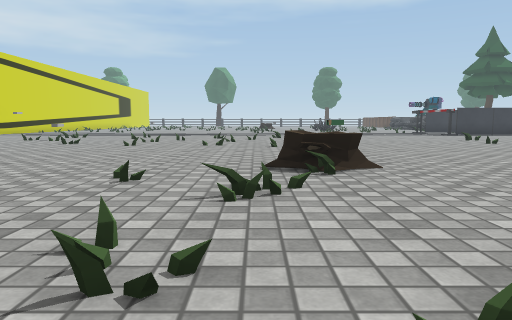
View 1 (above)

24 first-person views from a walk through a 3-D level made in the Unity game engine. The camera is 0.62 m above the floor, tilts 6° down and sees 70° across. The floor is counted in squares, 1 m on a side. Each view is taken from the middle of a square. On the plan, view 1 faces up. The plan holds only what a view shows up to about 10 squares ahead; the rest is blank. The place goes on beyond the plan. The player character is not drawn. Some surface patterns are stand-ins.

View 2
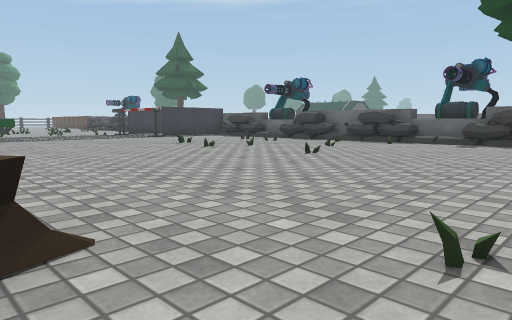

View 3
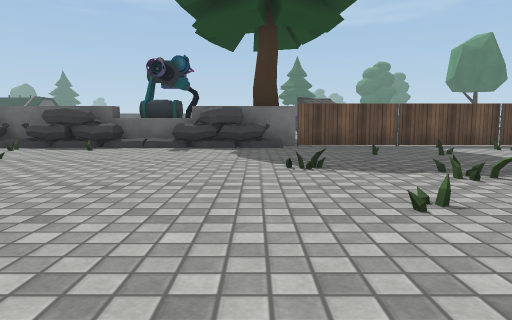

View 4
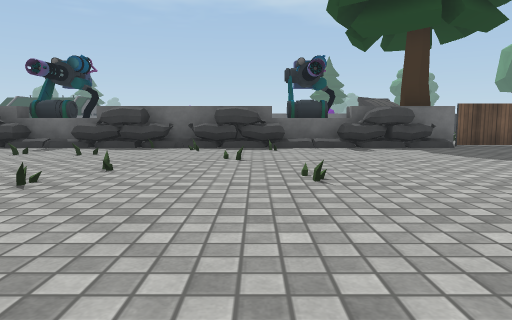

View 5
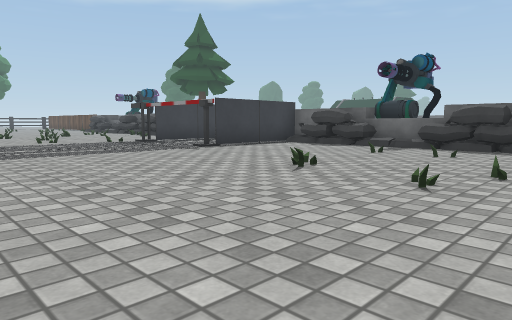

View 6
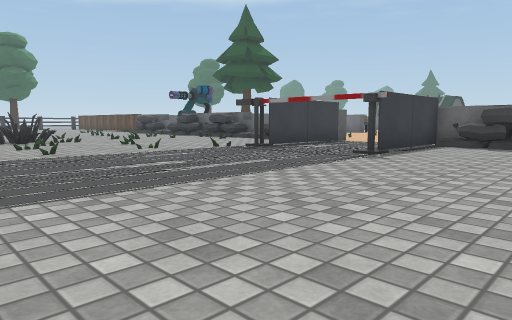

View 7
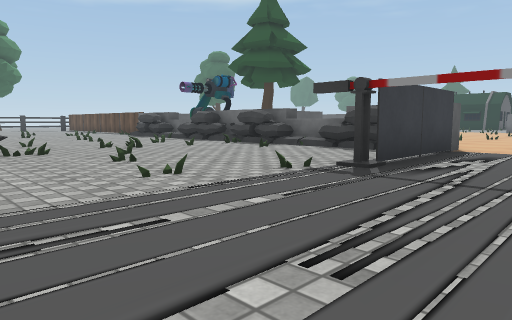

View 8
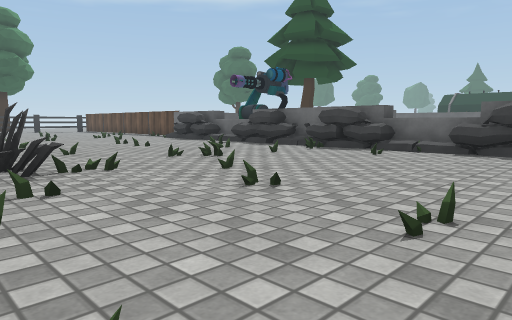

View 9
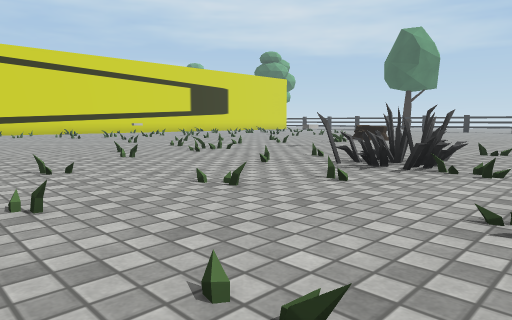

View 10
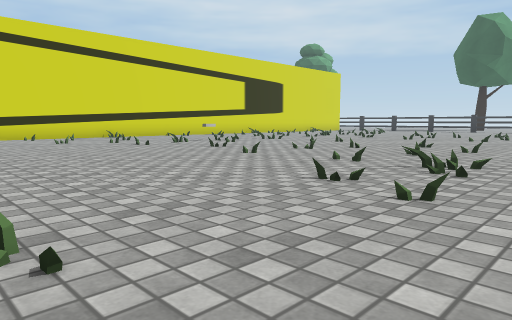

View 11
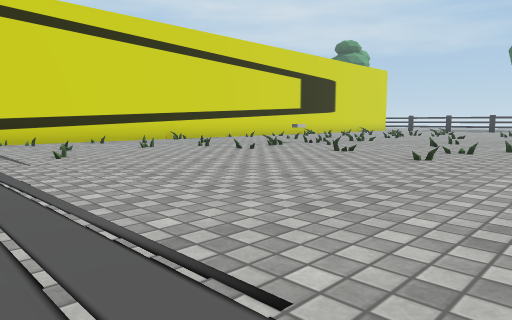

View 12
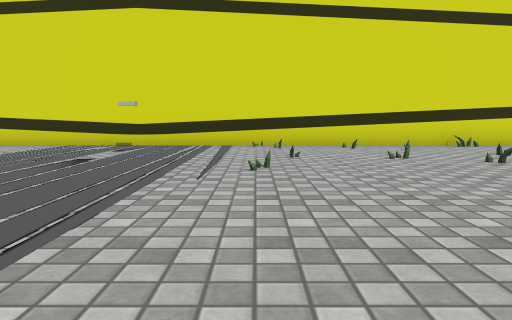

View 13
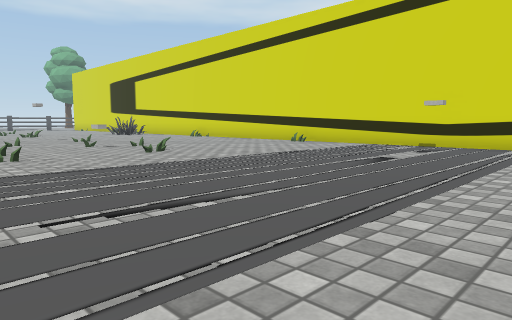

View 14
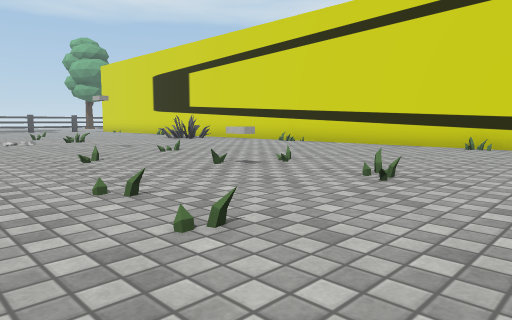

View 15
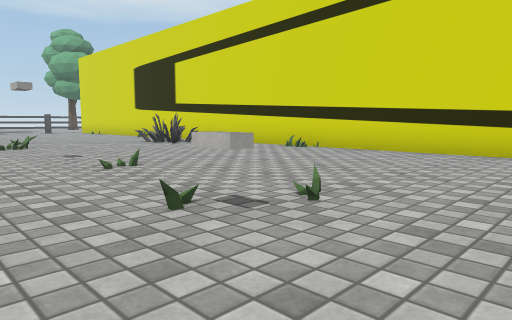

View 16
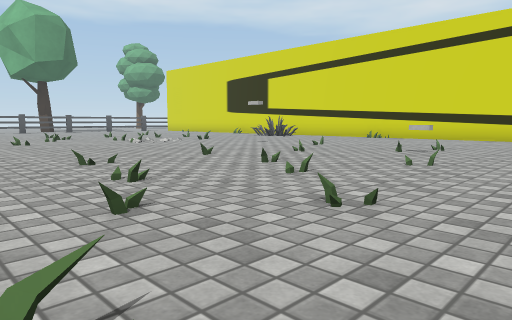

View 17
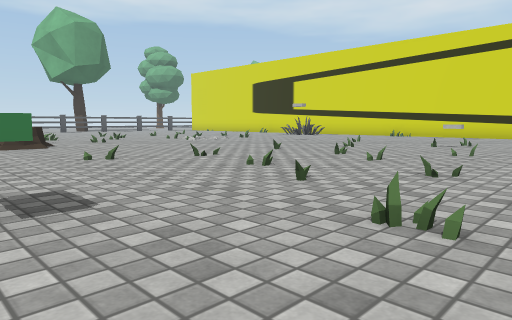

View 18
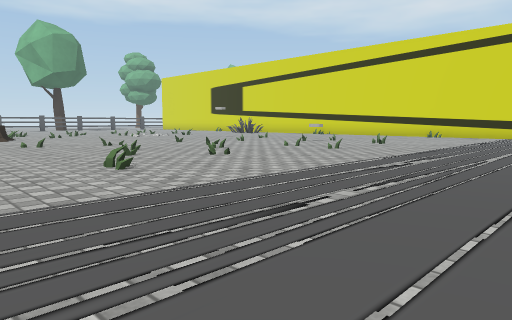

View 19
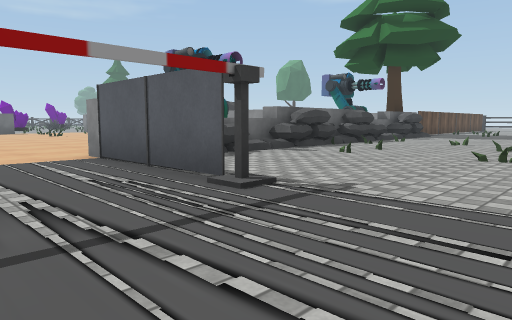

View 20
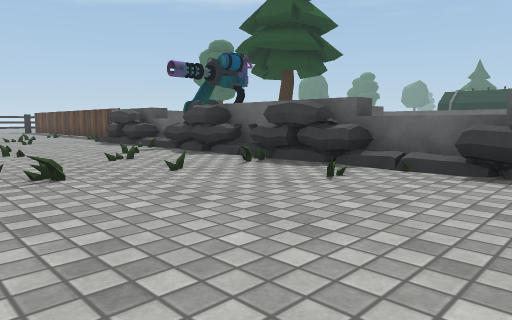

View 21
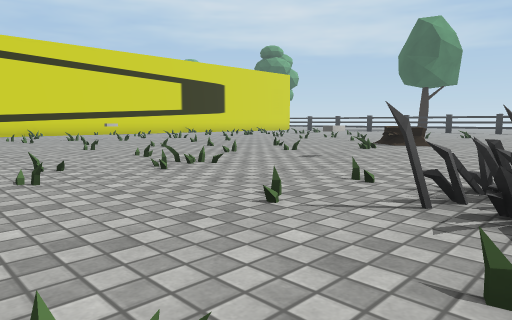

View 22
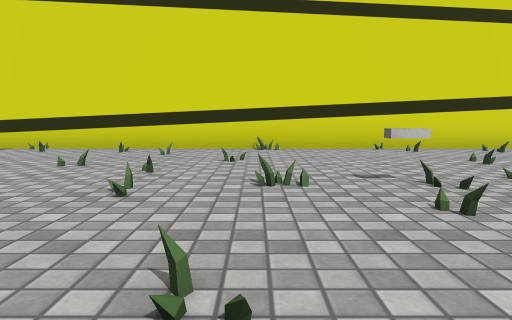

View 23
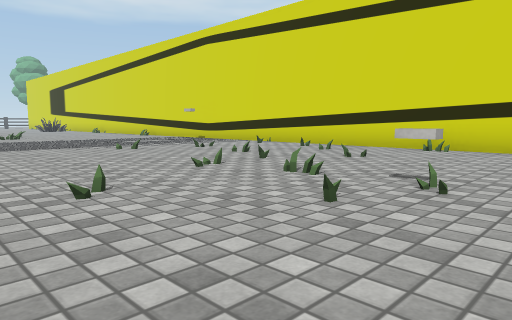

View 24
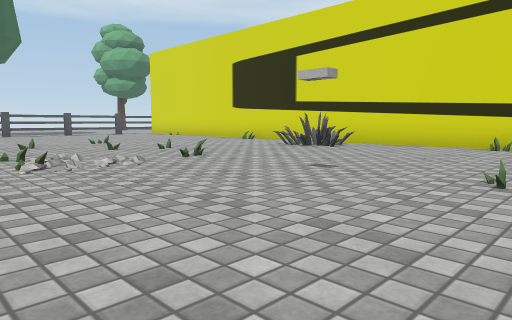

### Floor plan
Key: @ floor where view 1 was taken; # wall or solid block; . main floor; : floor 0.05 m higher than the main floor; + floor 0.1 m higher than the main floor; / step, stairs or slope; = window, fence, low wall or low ledge; ^ raised ledge; S stump; T turret; F fence; O other object.
Columns run from 13 left of view 1 to 14 right of it. Each row starts with its distance up from view 1.
 29 ##..== .=...=...... .=...OTT
 28 #....=....=..=....=....=.O
 27 #......=..=.=..........=.O
 26 #....=..=............=...#
 25 #..=.=....=.==....O..=.==O
 24 #.=.............=..#=... O^
 23 #............=/...=#...=.^
 22 #...=............=.......O
 21 #....=.........=.=.=.....O
 20 #............=.......=OOO##.
 19 #...........................
 18 #...........................
 17 #...........................
 16 #.....................OOO##.
 15 #........................O
 14 #.....=..=....=..........OTT
 13 #.......=...==...........^TT
 12 #....=.=..=.....O...=....O^
 11 #.........=.=..........=.O
 10 #.......=..........=.=...#
  9 #.....=...=..=..........=O
  8 #.....................=.=O#
  7 #...................=....OTT
  6 #........................OTT
  5 #.......:=...SS..........O
  4   O..==. ...=#=..........#
  3    ....... .#=..#....=...#
  2     .=.=.. .=..   .#=..=.F.
  1      ....   ..=     =....F+
  0       ..=    @       ..#.F.
 -1        ..              .=F.
 -2                         .#.
 -3                          F
 -4                          F

Positions as (right, up) in squares from view 1, and headings:
1: (0, 0), facing up
2: (1, 3), facing up-right
3: (3, 4), facing right
4: (3, 8), facing right
5: (3, 9), facing up-right
6: (2, 13), facing up-right
7: (4, 17), facing up-right
8: (4, 20), facing up-right
9: (7, 20), facing up-left
10: (2, 20), facing up-left
11: (-1, 19), facing up-left
12: (-3, 21), facing left
13: (-3, 21), facing down-left
14: (-3, 16), facing down-left
15: (-5, 14), facing down-left
16: (1, 15), facing down-left
17: (3, 15), facing down-left
18: (3, 19), facing down-left
19: (6, 19), facing down-right
20: (7, 21), facing up-right
21: (5, 22), facing up-left
22: (-4, 26), facing left
23: (-4, 29), facing down-left
24: (-3, 10), facing down-left
